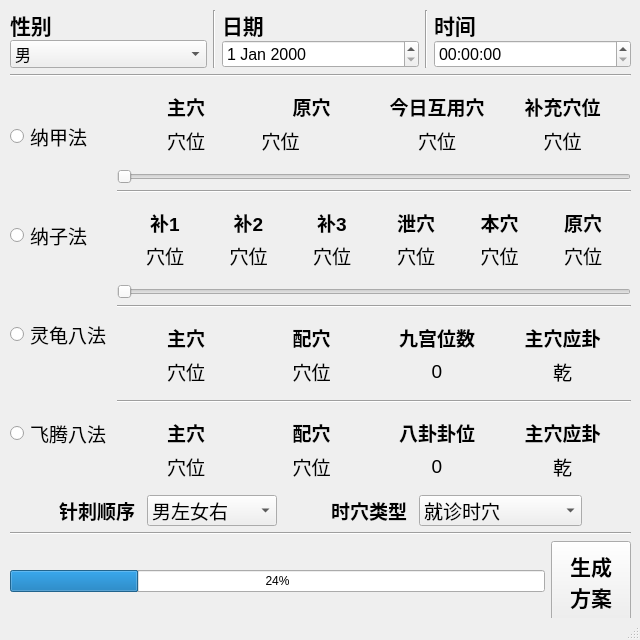
<?xml version="1.0" encoding="UTF-8"?>
<ui version="4.0">
 <class>MainWindow</class>
 <widget class="QMainWindow" name="MainWindow">
  <property name="geometry">
   <rect>
    <x>0</x>
    <y>0</y>
    <width>640</width>
    <height>640</height>
   </rect>
  </property>
  <property name="sizePolicy">
   <sizepolicy hsizetype="Preferred" vsizetype="Preferred">
    <horstretch>0</horstretch>
    <verstretch>0</verstretch>
   </sizepolicy>
  </property>
  <property name="minimumSize">
   <size>
    <width>640</width>
    <height>640</height>
   </size>
  </property>
  <property name="maximumSize">
   <size>
    <width>640</width>
    <height>640</height>
   </size>
  </property>
  <property name="windowTitle">
   <string>子午流注时穴查询器</string>
  </property>
  <property name="windowIcon">
   <iconset resource="icons.qrc">
    <normaloff>:/icon/hexagram.svg</normaloff>:/icon/hexagram.svg</iconset>
  </property>
  <widget class="QWidget" name="centralwidget">
   <widget class="QWidget" name="verticalLayoutWidget">
    <property name="geometry">
     <rect>
      <x>10</x>
      <y>10</y>
      <width>621</width>
      <height>611</height>
     </rect>
    </property>
    <layout class="QVBoxLayout" name="verticalLayout">
     <property name="sizeConstraint">
      <enum>QLayout::SizeConstraint::SetNoConstraint</enum>
     </property>
     <item>
      <layout class="QGridLayout" name="gridLayout">
       <property name="verticalSpacing">
        <number>0</number>
       </property>
       <item row="0" column="5" rowspan="2">
        <widget class="Line" name="line_6">
         <property name="orientation">
          <enum>Qt::Orientation::Vertical</enum>
         </property>
        </widget>
       </item>
       <item row="0" column="2" rowspan="2">
        <widget class="Line" name="line_5">
         <property name="orientation">
          <enum>Qt::Orientation::Vertical</enum>
         </property>
        </widget>
       </item>
       <item row="0" column="6">
        <widget class="QLabel" name="label_3">
         <property name="sizePolicy">
          <sizepolicy hsizetype="Preferred" vsizetype="Minimum">
           <horstretch>0</horstretch>
           <verstretch>0</verstretch>
          </sizepolicy>
         </property>
         <property name="maximumSize">
          <size>
           <width>16777215</width>
           <height>30</height>
          </size>
         </property>
         <property name="font">
          <font>
           <pointsize>16</pointsize>
           <bold>true</bold>
          </font>
         </property>
         <property name="text">
          <string>时间</string>
         </property>
        </widget>
       </item>
       <item row="0" column="4">
        <widget class="QLabel" name="label_date_gan_zhi">
         <property name="font">
          <font>
           <pointsize>12</pointsize>
          </font>
         </property>
         <property name="text">
          <string/>
         </property>
        </widget>
       </item>
       <item row="0" column="3">
        <widget class="QLabel" name="label_2">
         <property name="sizePolicy">
          <sizepolicy hsizetype="Preferred" vsizetype="Minimum">
           <horstretch>0</horstretch>
           <verstretch>0</verstretch>
          </sizepolicy>
         </property>
         <property name="maximumSize">
          <size>
           <width>16777215</width>
           <height>30</height>
          </size>
         </property>
         <property name="font">
          <font>
           <pointsize>16</pointsize>
           <bold>true</bold>
          </font>
         </property>
         <property name="text">
          <string>日期</string>
         </property>
        </widget>
       </item>
       <item row="1" column="6" colspan="2">
        <widget class="QTimeEdit" name="timeEdit">
         <property name="sizePolicy">
          <sizepolicy hsizetype="Preferred" vsizetype="Fixed">
           <horstretch>0</horstretch>
           <verstretch>0</verstretch>
          </sizepolicy>
         </property>
         <property name="maximumSize">
          <size>
           <width>200</width>
           <height>16777215</height>
          </size>
         </property>
         <property name="font">
          <font>
           <pointsize>12</pointsize>
          </font>
         </property>
        </widget>
       </item>
       <item row="0" column="0">
        <widget class="QLabel" name="label_4">
         <property name="maximumSize">
          <size>
           <width>16777215</width>
           <height>30</height>
          </size>
         </property>
         <property name="font">
          <font>
           <pointsize>16</pointsize>
           <bold>true</bold>
          </font>
         </property>
         <property name="text">
          <string>性别</string>
         </property>
        </widget>
       </item>
       <item row="1" column="3" colspan="2">
        <widget class="QDateEdit" name="dateEdit">
         <property name="sizePolicy">
          <sizepolicy hsizetype="Preferred" vsizetype="Fixed">
           <horstretch>0</horstretch>
           <verstretch>0</verstretch>
          </sizepolicy>
         </property>
         <property name="maximumSize">
          <size>
           <width>200</width>
           <height>16777215</height>
          </size>
         </property>
         <property name="font">
          <font>
           <pointsize>12</pointsize>
          </font>
         </property>
        </widget>
       </item>
       <item row="0" column="7">
        <widget class="QLabel" name="label_hour_gan_zhi">
         <property name="font">
          <font>
           <pointsize>12</pointsize>
          </font>
         </property>
         <property name="text">
          <string/>
         </property>
        </widget>
       </item>
       <item row="1" column="0" colspan="2">
        <widget class="QComboBox" name="comboBox_gender">
         <property name="minimumSize">
          <size>
           <width>0</width>
           <height>28</height>
          </size>
         </property>
         <property name="font">
          <font>
           <pointsize>12</pointsize>
          </font>
         </property>
         <item>
          <property name="text">
           <string>男</string>
          </property>
         </item>
         <item>
          <property name="text">
           <string>女</string>
          </property>
         </item>
        </widget>
       </item>
      </layout>
     </item>
     <item>
      <widget class="Line" name="line_2">
       <property name="orientation">
        <enum>Qt::Orientation::Horizontal</enum>
       </property>
      </widget>
     </item>
     <item>
      <layout class="QHBoxLayout" name="horizontalLayout_2">
       <item>
        <layout class="QVBoxLayout" name="verticalLayout_5">
         <item>
          <widget class="QRadioButton" name="radioButton_NaJia">
           <property name="minimumSize">
            <size>
             <width>0</width>
             <height>80</height>
            </size>
           </property>
           <property name="maximumSize">
            <size>
             <width>120</width>
             <height>16777215</height>
            </size>
           </property>
           <property name="font">
            <font>
             <pointsize>14</pointsize>
            </font>
           </property>
           <property name="text">
            <string>纳甲法</string>
           </property>
          </widget>
         </item>
         <item>
          <widget class="QRadioButton" name="radioButton_NaZi">
           <property name="minimumSize">
            <size>
             <width>0</width>
             <height>80</height>
            </size>
           </property>
           <property name="maximumSize">
            <size>
             <width>120</width>
             <height>16777215</height>
            </size>
           </property>
           <property name="font">
            <font>
             <pointsize>14</pointsize>
            </font>
           </property>
           <property name="text">
            <string>纳子法</string>
           </property>
          </widget>
         </item>
         <item>
          <widget class="QRadioButton" name="radioButton_LingGui8">
           <property name="minimumSize">
            <size>
             <width>0</width>
             <height>80</height>
            </size>
           </property>
           <property name="maximumSize">
            <size>
             <width>120</width>
             <height>16777215</height>
            </size>
           </property>
           <property name="font">
            <font>
             <pointsize>14</pointsize>
            </font>
           </property>
           <property name="text">
            <string>灵龟八法</string>
           </property>
          </widget>
         </item>
         <item>
          <widget class="QRadioButton" name="radioButton_FeiTeng8">
           <property name="minimumSize">
            <size>
             <width>0</width>
             <height>80</height>
            </size>
           </property>
           <property name="maximumSize">
            <size>
             <width>120</width>
             <height>16777215</height>
            </size>
           </property>
           <property name="font">
            <font>
             <pointsize>14</pointsize>
            </font>
           </property>
           <property name="text">
            <string>飞腾八法</string>
           </property>
          </widget>
         </item>
        </layout>
       </item>
       <item>
        <layout class="QVBoxLayout" name="verticalLayout_6">
         <item>
          <widget class="QWidget" name="gridWidget" native="true">
           <layout class="QGridLayout" name="gridLayout_2">
            <item row="0" column="0">
             <widget class="QLabel" name="label_8">
              <property name="font">
               <font>
                <pointsize>14</pointsize>
                <bold>true</bold>
               </font>
              </property>
              <property name="text">
               <string>主穴</string>
              </property>
              <property name="alignment">
               <set>Qt::AlignmentFlag::AlignCenter</set>
              </property>
             </widget>
            </item>
            <item row="1" column="3">
             <widget class="QLabel" name="label_NaJia4">
              <property name="font">
               <font>
                <pointsize>14</pointsize>
               </font>
              </property>
              <property name="text">
               <string>穴位</string>
              </property>
              <property name="alignment">
               <set>Qt::AlignmentFlag::AlignCenter</set>
              </property>
             </widget>
            </item>
            <item row="0" column="3">
             <widget class="QLabel" name="label_12">
              <property name="font">
               <font>
                <pointsize>14</pointsize>
                <bold>true</bold>
               </font>
              </property>
              <property name="text">
               <string>补充穴位</string>
              </property>
              <property name="alignment">
               <set>Qt::AlignmentFlag::AlignCenter</set>
              </property>
             </widget>
            </item>
            <item row="0" column="1">
             <widget class="QLabel" name="label_10">
              <property name="font">
               <font>
                <pointsize>14</pointsize>
                <bold>true</bold>
               </font>
              </property>
              <property name="text">
               <string>原穴</string>
              </property>
              <property name="alignment">
               <set>Qt::AlignmentFlag::AlignCenter</set>
              </property>
             </widget>
            </item>
            <item row="1" column="0">
             <widget class="QLabel" name="label_NaJia1">
              <property name="font">
               <font>
                <pointsize>14</pointsize>
                <underline>false</underline>
               </font>
              </property>
              <property name="text">
               <string>穴位</string>
              </property>
              <property name="alignment">
               <set>Qt::AlignmentFlag::AlignCenter</set>
              </property>
             </widget>
            </item>
            <item row="1" column="2">
             <widget class="QLabel" name="label_NaJia3">
              <property name="font">
               <font>
                <pointsize>14</pointsize>
               </font>
              </property>
              <property name="text">
               <string>穴位</string>
              </property>
              <property name="alignment">
               <set>Qt::AlignmentFlag::AlignCenter</set>
              </property>
             </widget>
            </item>
            <item row="0" column="2">
             <widget class="QLabel" name="label_11">
              <property name="font">
               <font>
                <pointsize>14</pointsize>
                <bold>true</bold>
               </font>
              </property>
              <property name="text">
               <string>今日互用穴</string>
              </property>
              <property name="alignment">
               <set>Qt::AlignmentFlag::AlignCenter</set>
              </property>
             </widget>
            </item>
            <item row="1" column="1">
             <layout class="QHBoxLayout" name="horizontalLayout_4">
              <item>
               <widget class="QLabel" name="label_NaJia2">
                <property name="font">
                 <font>
                  <pointsize>14</pointsize>
                 </font>
                </property>
                <property name="text">
                 <string>穴位</string>
                </property>
                <property name="alignment">
                 <set>Qt::AlignmentFlag::AlignCenter</set>
                </property>
               </widget>
              </item>
              <item>
               <widget class="QLabel" name="label_NaJia_">
                <property name="font">
                 <font>
                  <pointsize>14</pointsize>
                 </font>
                </property>
                <property name="text">
                 <string/>
                </property>
               </widget>
              </item>
             </layout>
            </item>
           </layout>
          </widget>
         </item>
         <item>
          <widget class="QSlider" name="Slider_NaJia">
           <property name="orientation">
            <enum>Qt::Orientation::Horizontal</enum>
           </property>
          </widget>
         </item>
         <item>
          <widget class="Line" name="line_7">
           <property name="orientation">
            <enum>Qt::Orientation::Horizontal</enum>
           </property>
          </widget>
         </item>
         <item>
          <widget class="QWidget" name="gridWidget_3" native="true">
           <layout class="QGridLayout" name="gridLayout_4">
            <item row="1" column="3">
             <widget class="QLabel" name="label_NaZi4">
              <property name="font">
               <font>
                <pointsize>14</pointsize>
               </font>
              </property>
              <property name="text">
               <string>穴位</string>
              </property>
              <property name="alignment">
               <set>Qt::AlignmentFlag::AlignCenter</set>
              </property>
             </widget>
            </item>
            <item row="0" column="3">
             <widget class="QLabel" name="label_28">
              <property name="font">
               <font>
                <pointsize>14</pointsize>
                <bold>true</bold>
               </font>
              </property>
              <property name="text">
               <string>泄穴</string>
              </property>
              <property name="alignment">
               <set>Qt::AlignmentFlag::AlignCenter</set>
              </property>
             </widget>
            </item>
            <item row="1" column="4">
             <widget class="QLabel" name="label_NaZi5">
              <property name="font">
               <font>
                <pointsize>14</pointsize>
               </font>
              </property>
              <property name="text">
               <string>穴位</string>
              </property>
              <property name="alignment">
               <set>Qt::AlignmentFlag::AlignCenter</set>
              </property>
             </widget>
            </item>
            <item row="0" column="5">
             <widget class="QLabel" name="label_40">
              <property name="font">
               <font>
                <pointsize>14</pointsize>
                <bold>true</bold>
               </font>
              </property>
              <property name="text">
               <string>原穴</string>
              </property>
              <property name="alignment">
               <set>Qt::AlignmentFlag::AlignCenter</set>
              </property>
             </widget>
            </item>
            <item row="1" column="1">
             <widget class="QLabel" name="label_NaZi2">
              <property name="font">
               <font>
                <pointsize>14</pointsize>
               </font>
              </property>
              <property name="text">
               <string>穴位</string>
              </property>
              <property name="alignment">
               <set>Qt::AlignmentFlag::AlignCenter</set>
              </property>
             </widget>
            </item>
            <item row="0" column="1">
             <widget class="QLabel" name="label_26">
              <property name="font">
               <font>
                <pointsize>14</pointsize>
                <bold>true</bold>
               </font>
              </property>
              <property name="text">
               <string>补2</string>
              </property>
              <property name="alignment">
               <set>Qt::AlignmentFlag::AlignCenter</set>
              </property>
             </widget>
            </item>
            <item row="0" column="2">
             <widget class="QLabel" name="label_24">
              <property name="font">
               <font>
                <pointsize>14</pointsize>
                <bold>true</bold>
               </font>
              </property>
              <property name="text">
               <string>补3</string>
              </property>
              <property name="alignment">
               <set>Qt::AlignmentFlag::AlignCenter</set>
              </property>
             </widget>
            </item>
            <item row="1" column="5">
             <widget class="QLabel" name="label_NaZi6">
              <property name="font">
               <font>
                <pointsize>14</pointsize>
               </font>
              </property>
              <property name="text">
               <string>穴位</string>
              </property>
              <property name="alignment">
               <set>Qt::AlignmentFlag::AlignCenter</set>
              </property>
             </widget>
            </item>
            <item row="0" column="4">
             <widget class="QLabel" name="label_6">
              <property name="font">
               <font>
                <pointsize>14</pointsize>
                <bold>true</bold>
               </font>
              </property>
              <property name="text">
               <string>本穴</string>
              </property>
              <property name="alignment">
               <set>Qt::AlignmentFlag::AlignCenter</set>
              </property>
             </widget>
            </item>
            <item row="1" column="0">
             <widget class="QLabel" name="label_NaZi1">
              <property name="font">
               <font>
                <pointsize>14</pointsize>
               </font>
              </property>
              <property name="text">
               <string>穴位</string>
              </property>
              <property name="alignment">
               <set>Qt::AlignmentFlag::AlignCenter</set>
              </property>
             </widget>
            </item>
            <item row="1" column="2">
             <widget class="QLabel" name="label_NaZi3">
              <property name="font">
               <font>
                <pointsize>14</pointsize>
               </font>
              </property>
              <property name="text">
               <string>穴位</string>
              </property>
              <property name="alignment">
               <set>Qt::AlignmentFlag::AlignCenter</set>
              </property>
             </widget>
            </item>
            <item row="0" column="0">
             <widget class="QLabel" name="label_27">
              <property name="font">
               <font>
                <pointsize>14</pointsize>
                <bold>true</bold>
               </font>
              </property>
              <property name="text">
               <string>补1</string>
              </property>
              <property name="alignment">
               <set>Qt::AlignmentFlag::AlignCenter</set>
              </property>
             </widget>
            </item>
           </layout>
          </widget>
         </item>
         <item>
          <widget class="QSlider" name="Slider_NaZi">
           <property name="orientation">
            <enum>Qt::Orientation::Horizontal</enum>
           </property>
          </widget>
         </item>
         <item>
          <widget class="Line" name="line_8">
           <property name="orientation">
            <enum>Qt::Orientation::Horizontal</enum>
           </property>
          </widget>
         </item>
         <item>
          <widget class="QWidget" name="gridWidget_2" native="true">
           <layout class="QGridLayout" name="gridLayout_3">
            <item row="2" column="0">
             <widget class="QLabel" name="label_LingGui3">
              <property name="font">
               <font>
                <pointsize>14</pointsize>
               </font>
              </property>
              <property name="text">
               <string>穴位</string>
              </property>
              <property name="alignment">
               <set>Qt::AlignmentFlag::AlignCenter</set>
              </property>
             </widget>
            </item>
            <item row="1" column="2">
             <widget class="QLabel" name="label_16">
              <property name="font">
               <font>
                <pointsize>14</pointsize>
                <bold>true</bold>
               </font>
              </property>
              <property name="text">
               <string>九宫位数</string>
              </property>
              <property name="alignment">
               <set>Qt::AlignmentFlag::AlignCenter</set>
              </property>
             </widget>
            </item>
            <item row="1" column="0">
             <widget class="QLabel" name="label_13">
              <property name="font">
               <font>
                <pointsize>14</pointsize>
                <bold>true</bold>
               </font>
              </property>
              <property name="text">
               <string>主穴</string>
              </property>
              <property name="alignment">
               <set>Qt::AlignmentFlag::AlignCenter</set>
              </property>
             </widget>
            </item>
            <item row="2" column="2">
             <widget class="QLabel" name="label_LingGui1">
              <property name="font">
               <font>
                <pointsize>14</pointsize>
               </font>
              </property>
              <property name="text">
               <string>0</string>
              </property>
              <property name="alignment">
               <set>Qt::AlignmentFlag::AlignCenter</set>
              </property>
             </widget>
            </item>
            <item row="1" column="3">
             <widget class="QLabel" name="label_15">
              <property name="font">
               <font>
                <pointsize>14</pointsize>
                <bold>true</bold>
               </font>
              </property>
              <property name="text">
               <string>主穴应卦</string>
              </property>
              <property name="alignment">
               <set>Qt::AlignmentFlag::AlignCenter</set>
              </property>
             </widget>
            </item>
            <item row="2" column="3">
             <widget class="QLabel" name="label_LingGui2">
              <property name="font">
               <font>
                <pointsize>14</pointsize>
               </font>
              </property>
              <property name="text">
               <string>乾</string>
              </property>
              <property name="alignment">
               <set>Qt::AlignmentFlag::AlignCenter</set>
              </property>
             </widget>
            </item>
            <item row="1" column="1">
             <widget class="QLabel" name="label_17">
              <property name="font">
               <font>
                <pointsize>14</pointsize>
                <bold>true</bold>
               </font>
              </property>
              <property name="text">
               <string>配穴</string>
              </property>
              <property name="alignment">
               <set>Qt::AlignmentFlag::AlignCenter</set>
              </property>
             </widget>
            </item>
            <item row="2" column="1">
             <widget class="QLabel" name="label_LingGui4">
              <property name="font">
               <font>
                <pointsize>14</pointsize>
               </font>
              </property>
              <property name="text">
               <string>穴位</string>
              </property>
              <property name="alignment">
               <set>Qt::AlignmentFlag::AlignCenter</set>
              </property>
             </widget>
            </item>
           </layout>
          </widget>
         </item>
         <item>
          <widget class="Line" name="line_9">
           <property name="orientation">
            <enum>Qt::Orientation::Horizontal</enum>
           </property>
          </widget>
         </item>
         <item>
          <widget class="QWidget" name="gridWidget_4" native="true">
           <layout class="QGridLayout" name="gridLayout_5">
            <item row="2" column="3">
             <widget class="QLabel" name="label_FeiTeng2">
              <property name="font">
               <font>
                <pointsize>14</pointsize>
               </font>
              </property>
              <property name="text">
               <string>乾</string>
              </property>
              <property name="alignment">
               <set>Qt::AlignmentFlag::AlignCenter</set>
              </property>
             </widget>
            </item>
            <item row="1" column="0">
             <widget class="QLabel" name="label_32">
              <property name="font">
               <font>
                <pointsize>14</pointsize>
                <bold>true</bold>
               </font>
              </property>
              <property name="text">
               <string>主穴</string>
              </property>
              <property name="alignment">
               <set>Qt::AlignmentFlag::AlignCenter</set>
              </property>
             </widget>
            </item>
            <item row="2" column="0">
             <widget class="QLabel" name="label_FeiTeng3">
              <property name="font">
               <font>
                <pointsize>14</pointsize>
               </font>
              </property>
              <property name="text">
               <string>穴位</string>
              </property>
              <property name="alignment">
               <set>Qt::AlignmentFlag::AlignCenter</set>
              </property>
             </widget>
            </item>
            <item row="2" column="2">
             <widget class="QLabel" name="label_FeiTeng1">
              <property name="font">
               <font>
                <pointsize>14</pointsize>
               </font>
              </property>
              <property name="text">
               <string>0</string>
              </property>
              <property name="alignment">
               <set>Qt::AlignmentFlag::AlignCenter</set>
              </property>
             </widget>
            </item>
            <item row="1" column="2">
             <widget class="QLabel" name="label_35">
              <property name="font">
               <font>
                <pointsize>14</pointsize>
                <bold>true</bold>
               </font>
              </property>
              <property name="text">
               <string>八卦卦位</string>
              </property>
              <property name="alignment">
               <set>Qt::AlignmentFlag::AlignCenter</set>
              </property>
             </widget>
            </item>
            <item row="1" column="3">
             <widget class="QLabel" name="label_34">
              <property name="font">
               <font>
                <pointsize>14</pointsize>
                <bold>true</bold>
               </font>
              </property>
              <property name="text">
               <string>主穴应卦</string>
              </property>
              <property name="alignment">
               <set>Qt::AlignmentFlag::AlignCenter</set>
              </property>
             </widget>
            </item>
            <item row="1" column="1">
             <widget class="QLabel" name="label_36">
              <property name="font">
               <font>
                <pointsize>14</pointsize>
                <bold>true</bold>
               </font>
              </property>
              <property name="text">
               <string>配穴</string>
              </property>
              <property name="alignment">
               <set>Qt::AlignmentFlag::AlignCenter</set>
              </property>
             </widget>
            </item>
            <item row="2" column="1">
             <widget class="QLabel" name="label_FeiTeng4">
              <property name="font">
               <font>
                <pointsize>14</pointsize>
               </font>
              </property>
              <property name="text">
               <string>穴位</string>
              </property>
              <property name="alignment">
               <set>Qt::AlignmentFlag::AlignCenter</set>
              </property>
             </widget>
            </item>
           </layout>
          </widget>
         </item>
        </layout>
       </item>
      </layout>
     </item>
     <item>
      <layout class="QHBoxLayout" name="horizontalLayout">
       <property name="sizeConstraint">
        <enum>QLayout::SizeConstraint::SetMinimumSize</enum>
       </property>
       <item>
        <spacer name="horizontalSpacer_2">
         <property name="orientation">
          <enum>Qt::Orientation::Horizontal</enum>
         </property>
         <property name="sizeHint" stdset="0">
          <size>
           <width>40</width>
           <height>20</height>
          </size>
         </property>
        </spacer>
       </item>
       <item>
        <layout class="QVBoxLayout" name="verticalLayout_2">
         <property name="sizeConstraint">
          <enum>QLayout::SizeConstraint::SetFixedSize</enum>
         </property>
         <item>
          <layout class="QHBoxLayout" name="horizontalLayout_8">
           <property name="sizeConstraint">
            <enum>QLayout::SizeConstraint::SetDefaultConstraint</enum>
           </property>
           <item>
            <widget class="QLabel" name="label_7">
             <property name="font">
              <font>
               <pointsize>14</pointsize>
               <bold>true</bold>
              </font>
             </property>
             <property name="text">
              <string>&lt;html&gt;&lt;head/&gt;&lt;body&gt;&lt;p&gt;针刺顺序 &lt;/p&gt;&lt;/body&gt;&lt;/html&gt;</string>
             </property>
            </widget>
           </item>
           <item>
            <widget class="QComboBox" name="comboBox_order">
             <property name="minimumSize">
              <size>
               <width>130</width>
               <height>0</height>
              </size>
             </property>
             <property name="font">
              <font>
               <pointsize>14</pointsize>
              </font>
             </property>
             <item>
              <property name="text">
               <string>男左女右</string>
              </property>
             </item>
             <item>
              <property name="text">
               <string>巨刺法</string>
              </property>
             </item>
            </widget>
           </item>
          </layout>
         </item>
        </layout>
       </item>
       <item>
        <spacer name="horizontalSpacer">
         <property name="orientation">
          <enum>Qt::Orientation::Horizontal</enum>
         </property>
         <property name="sizeHint" stdset="0">
          <size>
           <width>40</width>
           <height>20</height>
          </size>
         </property>
        </spacer>
       </item>
       <item>
        <layout class="QHBoxLayout" name="horizontalLayout_6">
         <property name="sizeConstraint">
          <enum>QLayout::SizeConstraint::SetDefaultConstraint</enum>
         </property>
         <item>
          <widget class="QLabel" name="label_5">
           <property name="font">
            <font>
             <pointsize>14</pointsize>
             <bold>true</bold>
            </font>
           </property>
           <property name="text">
            <string>&lt;html&gt;&lt;head/&gt;&lt;body&gt;&lt;p&gt;时穴类型 &lt;/p&gt;&lt;/body&gt;&lt;/html&gt;</string>
           </property>
          </widget>
         </item>
         <item>
          <widget class="QComboBox" name="comboBox_type">
           <property name="minimumSize">
            <size>
             <width>130</width>
             <height>0</height>
            </size>
           </property>
           <property name="font">
            <font>
             <pointsize>14</pointsize>
            </font>
           </property>
           <item>
            <property name="text">
             <string>就诊时穴</string>
            </property>
           </item>
           <item>
            <property name="text">
             <string>精神心理刺激</string>
            </property>
           </item>
           <item>
            <property name="text">
             <string>意外事故</string>
            </property>
           </item>
           <item>
            <property name="text">
             <string>错误或过度治疗</string>
            </property>
           </item>
           <item>
            <property name="text">
             <string>病情加重的事件</string>
            </property>
           </item>
           <item>
            <property name="text">
             <string>出生时间</string>
            </property>
           </item>
          </widget>
         </item>
        </layout>
       </item>
       <item>
        <spacer name="horizontalSpacer_3">
         <property name="orientation">
          <enum>Qt::Orientation::Horizontal</enum>
         </property>
         <property name="sizeHint" stdset="0">
          <size>
           <width>40</width>
           <height>20</height>
          </size>
         </property>
        </spacer>
       </item>
      </layout>
     </item>
     <item>
      <widget class="Line" name="line_3">
       <property name="orientation">
        <enum>Qt::Orientation::Horizontal</enum>
       </property>
      </widget>
     </item>
     <item>
      <layout class="QHBoxLayout" name="horizontalLayout_3">
       <item>
        <widget class="QProgressBar" name="progressBar">
         <property name="value">
          <number>24</number>
         </property>
        </widget>
       </item>
       <item>
        <widget class="QPushButton" name="pushButton">
         <property name="sizePolicy">
          <sizepolicy hsizetype="Preferred" vsizetype="Preferred">
           <horstretch>0</horstretch>
           <verstretch>0</verstretch>
          </sizepolicy>
         </property>
         <property name="minimumSize">
          <size>
           <width>80</width>
           <height>80</height>
          </size>
         </property>
         <property name="maximumSize">
          <size>
           <width>80</width>
           <height>80</height>
          </size>
         </property>
         <property name="font">
          <font>
           <pointsize>16</pointsize>
           <bold>true</bold>
          </font>
         </property>
         <property name="text">
          <string>生成
方案</string>
         </property>
        </widget>
       </item>
      </layout>
     </item>
    </layout>
   </widget>
  </widget>
  <widget class="QStatusBar" name="statusbar"/>
 </widget>
 <resources>
  <include location="icons.qrc"/>
 </resources>
 <connections>
  <connection>
   <sender>radioButton_FeiTeng8</sender>
   <signal>clicked()</signal>
   <receiver>Slider_NaJia</receiver>
   <slot>hide()</slot>
   <hints>
    <hint type="sourcelabel">
     <x>80</x>
     <y>408</y>
    </hint>
    <hint type="destinationlabel">
     <x>516</x>
     <y>189</y>
    </hint>
   </hints>
  </connection>
  <connection>
   <sender>radioButton_LingGui8</sender>
   <signal>clicked()</signal>
   <receiver>Slider_NaJia</receiver>
   <slot>hide()</slot>
   <hints>
    <hint type="sourcelabel">
     <x>83</x>
     <y>325</y>
    </hint>
    <hint type="destinationlabel">
     <x>415</x>
     <y>190</y>
    </hint>
   </hints>
  </connection>
  <connection>
   <sender>radioButton_NaJia</sender>
   <signal>clicked()</signal>
   <receiver>Slider_NaJia</receiver>
   <slot>show()</slot>
   <hints>
    <hint type="sourcelabel">
     <x>93</x>
     <y>158</y>
    </hint>
    <hint type="destinationlabel">
     <x>362</x>
     <y>189</y>
    </hint>
   </hints>
  </connection>
  <connection>
   <sender>radioButton_NaZi</sender>
   <signal>clicked()</signal>
   <receiver>Slider_NaJia</receiver>
   <slot>hide()</slot>
   <hints>
    <hint type="sourcelabel">
     <x>63</x>
     <y>236</y>
    </hint>
    <hint type="destinationlabel">
     <x>334</x>
     <y>178</y>
    </hint>
   </hints>
  </connection>
  <connection>
   <sender>radioButton_NaZi</sender>
   <signal>clicked()</signal>
   <receiver>Slider_NaZi</receiver>
   <slot>show()</slot>
   <hints>
    <hint type="sourcelabel">
     <x>103</x>
     <y>249</y>
    </hint>
    <hint type="destinationlabel">
     <x>401</x>
     <y>289</y>
    </hint>
   </hints>
  </connection>
  <connection>
   <sender>radioButton_LingGui8</sender>
   <signal>clicked()</signal>
   <receiver>Slider_NaZi</receiver>
   <slot>hide()</slot>
   <hints>
    <hint type="sourcelabel">
     <x>106</x>
     <y>348</y>
    </hint>
    <hint type="destinationlabel">
     <x>450</x>
     <y>287</y>
    </hint>
   </hints>
  </connection>
  <connection>
   <sender>radioButton_NaJia</sender>
   <signal>clicked()</signal>
   <receiver>Slider_NaZi</receiver>
   <slot>hide()</slot>
   <hints>
    <hint type="sourcelabel">
     <x>126</x>
     <y>182</y>
    </hint>
    <hint type="destinationlabel">
     <x>347</x>
     <y>277</y>
    </hint>
   </hints>
  </connection>
  <connection>
   <sender>radioButton_FeiTeng8</sender>
   <signal>clicked()</signal>
   <receiver>Slider_NaZi</receiver>
   <slot>hide()</slot>
   <hints>
    <hint type="sourcelabel">
     <x>93</x>
     <y>426</y>
    </hint>
    <hint type="destinationlabel">
     <x>543</x>
     <y>288</y>
    </hint>
   </hints>
  </connection>
 </connections>
</ui>
